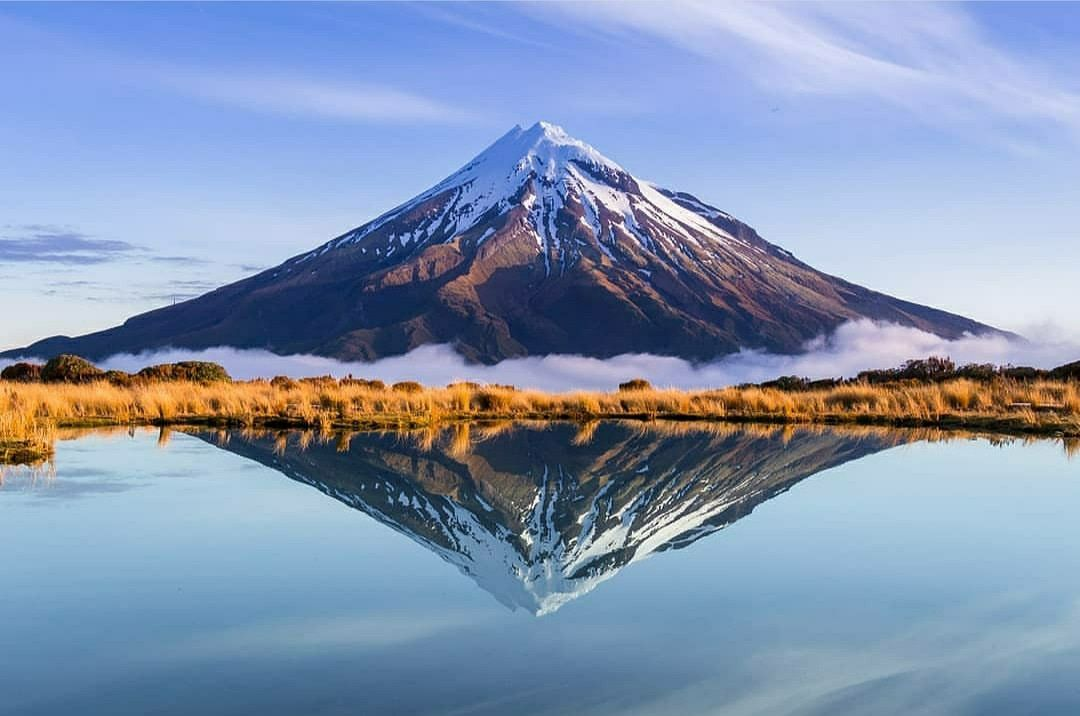
#> input picture image.jpg, 1080 x 716 px; its folder holds only this picture in this run
$ python -i index.py   (imports and definitions only)   (older library calls are emulated)
#> lines starting #> are read from the running program, lines starting #| are printed output that depends on the picture; long printed decimals are rounded
#> `picture = cv2.imread('../image.jpg', cv2.IMREAD_GRAYSCALE)`:
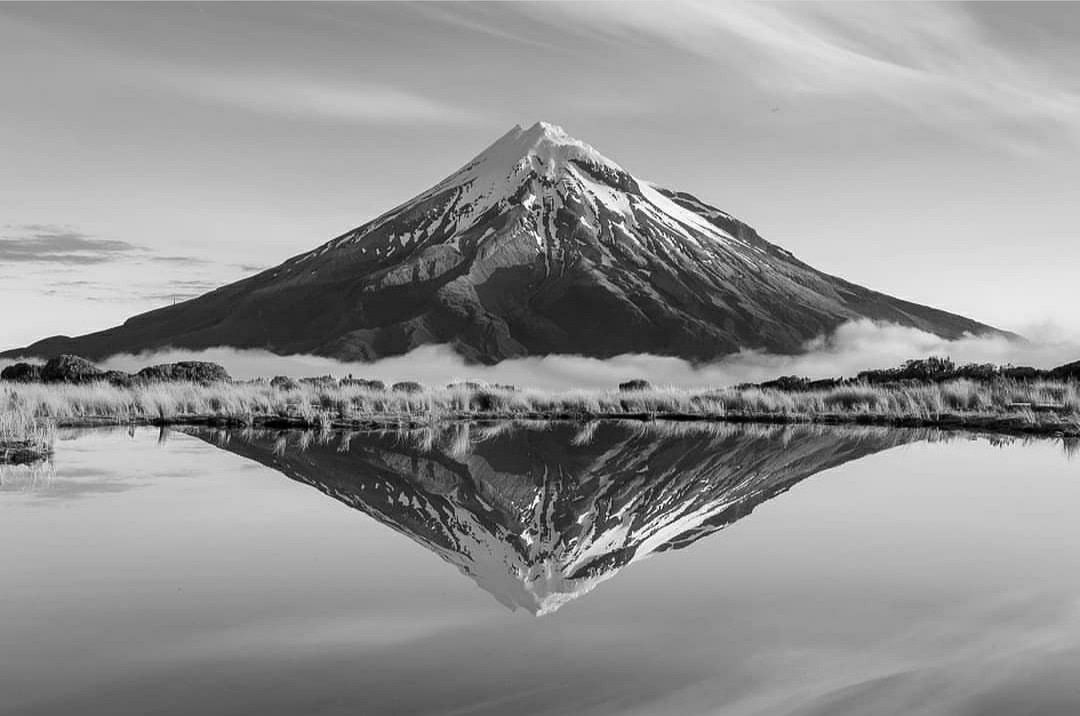
#> picture: shape (716, 1080); min 0, max 255, mean 146.5
import os
import cv2
import json
import imageio
import numpy as np
from PIL import ImageFont, ImageDraw, Image
from flask import Flask, request, make_response

e1 = cv2.getTickCount()

def getGifFrames(gifURL, font_size_y=40, framerate = 15, alphanumerics=False, density=25):
  global e1
  message = "Something went wrong with loading the gif..."
  try:
    e1 = cv2.getTickCount()
    im = imageio.mimread(imageio.core.urlopen(gifURL).read(), '.gif')
    print( "Loading the Image finished at: "+str((cv2.getTickCount() - e1)/cv2.getTickFrequency()) +" seconds")
    message = "Image loaded successfully with "+str(len(im))+" frames, but something went wrong wth the conversion..."
    message = convertGifToASCII(im, font_size_y, framerate, alphanumerics, density)
  except Exception as e:
    message = "Conversion Failed; Error ({0}): {1}".format(e.errno, e.strerror)
  finally:
    return message

def convertGifToASCII(im, font_size_y=40, framerate = 15, alphanumerics=False, density=25):
#> called with font_size_y = 40, framerate = 15, alphanumerics = False, density = 25
  global e1
  laplacian = False
  blur = 5 # Must Be Odd

  font_size_y   = int(font_size_y)
  density       = int(density)
  framerate     = int(framerate)
  alphanumerics = bool(alphanumerics)

  # Specify the font to create
  asciiCharacters = " !\"'*+,-./:;=\^_`|~"
  if alphanumerics:
    asciiCharacters += "?#$%&@0123456789ABCDEFGHIJKLMNOPQRSTUVWXYZabcdefghijklmnopqrstuvwxyz()[]]{}" #<> # SVG Incompatible...
  font_size_x = int(font_size_y * 0.45)
  print("Loading Consolas Font...")
  consolas = ImageFont.truetype("./Consolas.ttf", int(font_size_y * 0.8))
  print("Consolas Loaded!   Creating character atlas...")
  asciiAtlas     = np.zeros((len(asciiCharacters), font_size_y, font_size_x), dtype=np.uint8)
  laplacianAtlas = np.zeros(asciiAtlas.shape, dtype=np.uint8)
  for i in range(len(asciiCharacters)):
    # Make into PIL Image
    im_p = Image.fromarray(asciiAtlas[i])
    draw = ImageDraw.Draw(im_p)
    draw.text((0, 3), asciiCharacters[i], (255), font=consolas)
    asciiAtlas[i] = np.array(im_p)
    laplacianAtlas[i] = cv2.Laplacian(asciiAtlas[i], cv2.CV_8U) if laplacian else np.copy(asciiAtlas[i])
    #laplacianAtlas[i] = cv2.GaussianBlur(laplacianAtlas[i], (3, 3), 0)
    floatRow = laplacianAtlas[i].astype(np.float32)
    cv2.normalize(floatRow, floatRow, 255, 0, cv2.NORM_MINMAX)
    laplacianAtlas[i] = floatRow.astype(np.uint8)
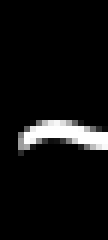
#> im_p: PIL image 18x40 L (shown 6 times larger); min 0, max 255, mean 15.9

  print("Creating the Character Atlas finished at: " + str((cv2.getTickCount() - e1) / cv2.getTickFrequency()) + " seconds")
#| Creating the Character Atlas finished at: 0.0952 seconds

  curImage = im[0]
#> curImage = 1080 values, max 220 at index 687, min 169 at index 88, mean 187.9
  asciiFrames = []

  #while (index is not len(im)-1):
  for index in range(len(im)):
    # Take all indices that don't equal zero and composite them onto the current image (HACK)
    #mask = im[index] != 0
    #curImage[mask] = im[index][mask]
    curImage = im[index]

    # Convert To Gray
    oimg = cv2.cvtColor(curImage, cv2.COLOR_BGR2GRAY)

    # These settings also control the fidelity of the output image...
    img = cv2.GaussianBlur(oimg, (blur, blur), 0)
    img = cv2.bilateralFilter(img, blur, 20, 20)
    img = cv2.Laplacian(img, cv2.CV_8U)
    img = cv2.bilateralFilter(img, blur, 200, 200)
    img = cv2.normalize(img, img, 255, 0, cv2.NORM_MINMAX)
    img = img.astype(np.float32) * (density / 255)

    finalImage = np.zeros(img.shape, dtype=np.uint8)

    # Construct a frame's string...
    outputArt = '  <text id="Frame-'+str(index)+'" font-family="monospace" visibility="hidden">\r\n'
    for y in range(int(img.shape[0] / font_size_y)):
      outputArt += '    <tspan dy="1.2em" x="0">'
      for x in range(int(img.shape[1] / font_size_x)):
        imgSlice = img[y * font_size_y : (y + 1) * font_size_y, x * font_size_x : (x + 1) * font_size_x]

        # Broadcast imgSlice to the font array size...
        alphabetSubtractions = np.abs((laplacianAtlas/255) - imgSlice)
        alphabetSimilarities = np.sum(alphabetSubtractions, axis=(1, 2))
        minIndex             = np.argmin(alphabetSimilarities)

        finalImage[y * font_size_y : (y + 1) * font_size_y, x * font_size_x : (x + 1) * font_size_x] = asciiAtlas[minIndex]
        outputArt += asciiCharacters[minIndex]
      outputArt += '</tspan>\r\n'
    outputArt += '  </text>\r\n'

    # Append the ASCII Frame to the List...
    asciiFrames.append(outputArt)
    print("Frame "+ str(index) + " finished at: " + str((cv2.getTickCount() - e1) / cv2.getTickFrequency()) + " seconds")
#> this loop made 1 pass
#> after the loop, asciiFrames = []

  # Begin Constructing the Animated SVG

  # Create the Header and skeleton structure
  svgBody = '<?xml version="1.0" encoding="utf-8"?>\r\n<svg xmlns="http://www.w3.org/2000/svg" xmlns:xlink="http://www.w3.org/1999/xlink" version="1.1" width="'+str(im[0].shape[1])+'" height="'+str(im[0].shape[0])+'">\r\n'

  # Create the frames...
  for frame in asciiFrames:
    svgBody += frame

  # Create the CSS Instructions for flashing frames
  svgBody += '  <style type="text/css">\r\n    @keyframes flash { 0%                   { visibility: visible; }\r\n                       '+str(100.0/len(asciiFrames))+'%  { visibility: hidden;  } }\r\n'

  frameTime = 1.0/framerate
  animationTime = frameTime * len(asciiFrames)
  for frame in range(len(asciiFrames)):
    svgBody += '    #Frame-'+str(frame)+' { animation: flash '+str(animationTime)+'s linear infinite ' + str(frameTime * frame) + 's;   }\r\n'

  svgBody += '  </style>\r\n</svg>'
  print("SVG Body returned at: " + str((cv2.getTickCount() - e1) / cv2.getTickFrequency()) + " seconds")
  return svgBody
  # [6 lines of commented-out code are left out]

# [1 line not run here, left out]

# [26 lines that did not run here, left out]

# [3 lines not run here, left out]

>>> import cv2
>>> picture = cv2.imread('../image.jpg', cv2.IMREAD_GRAYSCALE)
#> (the run stopped early here; a loop or call above may not have finished)
